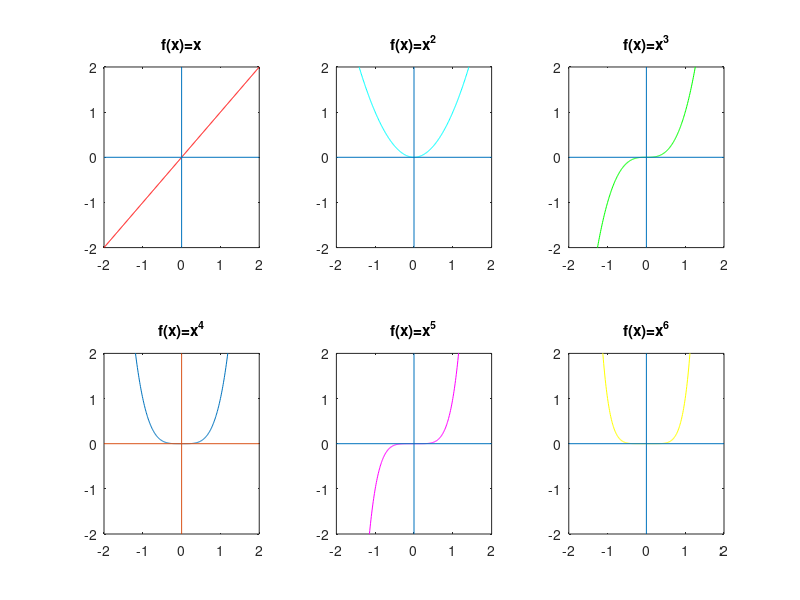

This chart was generated by the following MATLAB code:
close all;
x = -2:0.01:2;
% f(x) = x
subplot(2,3,1), plot(x,x,'r')
axis([-2 2 -2 2])
title('f(x)=x')
hold on
line([-2 2],[0 0])
line([0 0],[-2 2])
hold off
% f(x) = x^2
subplot(2,3,2), plot(x,x.^2,'c')
axis([-2 2 -2 2])
title('f(x)=x^2')
hold on
line([-2 2],[0 0])
line([0 0],[-2 2])
hold off
% f(x) = x^3
subplot(2,3,3), plot(x,x.^3,'g')
axis([-2 2 -2 2])
title('f(x)=x^3')
hold on
line([-2 2],[0 0])
line([0 0],[-2 2])
hold off
% f(x) = x^4
subplot(2,3,4), plot(x,x.^4)
axis([-2 2 -2 2])
title('f(x)=x^4')
hold on
line([-2 2],[0 0])
line([0 0],[-2 2])
hold off
% f(x) = x^5
subplot(2,3,5), plot(x,x.^5,'m')
axis([-2 2 -2 2])
title('f(x)=x^5')
hold on
line([-2 2],[0 0])
line([0 0],[-2 2])
hold off
% f(x) = x^6
subplot(2,3,6), plot(x,x.^6,'y')
axis([-2 2 -2 2])
title('f(x)=x^6')
hold on
line([-2 2],[0 0])
line([0 0],[-2 2])
hold off

